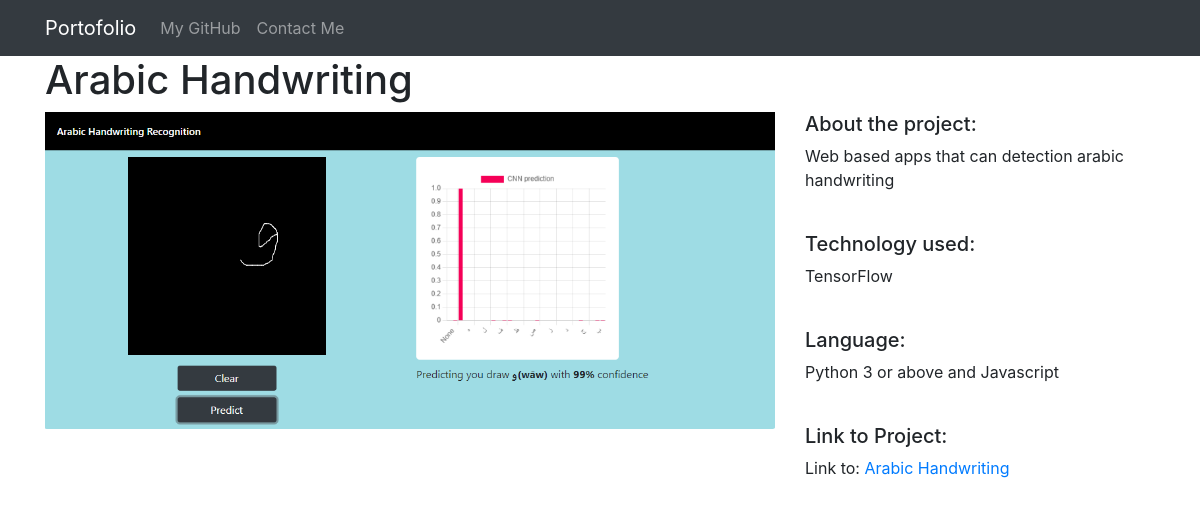
Page /4/ on the committed database.
### portofolio/models.py (models this page shows)
class Portofolio(models.Model):
    title = models.CharField(max_length=100)
    description = models.TextField()
    technology = models.CharField(max_length=50)
    language = models.CharField(max_length=100)
    image = models.FilePathField(path="/img")
    link = models.URLField(max_length=100)

### portofolio/views.py (the view)
# urls.py: path("<int:pk>/", views.portofolio_detail, name='detail'),
def portofolio_detail(requests, pk):
    portofolio = Portofolio.objects.get(pk=pk)
    context = {
        'portofolio': portofolio
    }
    return render(requests, 'detail.html', context)

### portofolio/templates/detail.html
{% extends "base.html" %}
{% load static %}
{% block page_content %}
<h1>{{ portofolio.title }}</h1>
<div class="row">
    <div class="col-md-8">
        <img src="{% static portofolio.image %}" alt="" width="100%">
    </div>
    <div class="col-md-4">
        <h5>About the project:</h5>
        <p>{{ portofolio.description }}</p>
        <br>
        <h5>Technology used:</h5>
        <p>{{ portofolio.technology }}</p>
        <br>
        <h5>Language:</h5>
        <p>{{ portofolio.language }}</p>
        <br>
        <h5>Link to Project:</h5>
        <p>Link to: <a target="_blank" href={{ portofolio.link }}>{{ portofolio.title }}</a></p>
    </div>
</div>
{% endblock %}

### rows in the picture
Portofolio: title "Arabic Handwriting", image (picture), description "Web based apps that can detection arabic handwriting", technology "TensorFlow", language "Python 3 or above and Javascript"
